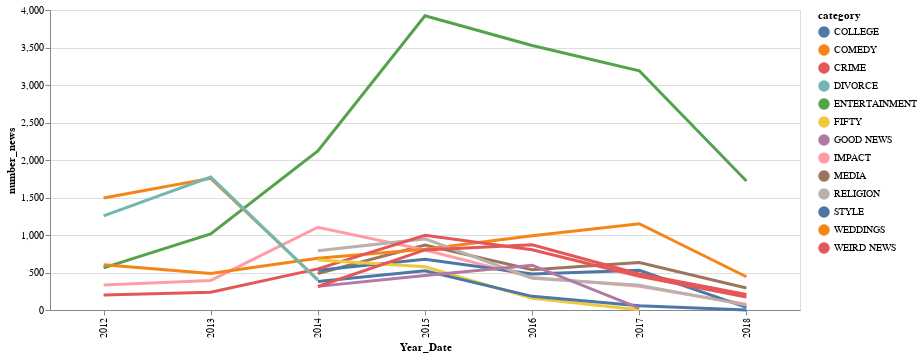

Source (notebook cell):
### Code cell
source = sub_df2.toPandas()

highlight = alt.selection(type='single', on='mouseover',
                          fields=['category'], nearest=True)

base = alt.Chart(source).encode(
    x='Year_Date:N',
    y='number_news:Q',
    color='category:N',
    
)

points = base.mark_circle().encode(
    opacity=alt.value(0)
).add_selection(
    highlight
).properties(
    width=750
)

lines = base.mark_line().encode(
    size=alt.condition(~highlight, alt.value(1), alt.value(3))
)

points + lines

### Figure 1 — Vega-Lite specification as saved in the notebook (floating-point values rounded to 4 significant figures)
{"config": {"view": {"continuousWidth": 400, "continuousHeight": 300}}, "layer": [{"mark": "circle", "encoding": {"color": {"type": "nominal", "field": "category"}, "opacity": {"value": 0}, "x": {"type": "nominal", "field": "Year_Date"}, "y": {"type": "quantitative", "field": "number_news"}}, "selection": {"selector003": {"type": "single", "on": "mouseover", "fields": ["category"], "nearest": true}}, "width": 750}, {"mark": "line", "encoding": {"color": {"type": "nominal", "field": "category"}, "size": {"condition": {"value": 1, "selection": {"not": "selector003"}}, "value": 3}, "x": {"type": "nominal", "field": "Year_Date"}, "y": {"type": "quantitative", "field": "number_news"}}}], "data": {"name": "data-8ab91068fbede67cab64f58e93fbf865"}, "$schema": "https://vega.github.io/schema/vega-lite/v4.8.1.json", "datasets": {"data-8ab91068fbede67cab64f58e93fbf865": [{"Year_Date": 2014, "category": "MEDIA", "number_news": 486}, {"Year_Date": 2013, "category": "IMPACT", "number_news": 394}, {"Year_Date": 2017, "category": "ENTERTAINMENT", "number_news": 3190}, {"Year_Date": 2018, "category": "ENTERTAINMENT", "number_news": 1720}, {"Year_Date": 2015, "category": "STYLE", "number_news": 678}, {"Year_Date": 2017, "category": "COMEDY", "number_news": 1151}, {"Year_Date": 2017, "category": "RELIGION", "number_news": 330}, {"Year_Date": 2016, "category": "RELIGION", "number_news": 424}, {"Year_Date": 2016, "category": "CRIME", "number_news": 802}, {"Year_Date": 2014, "category": "STYLE", "number_news": 531}, {"Year_Date": 2014, "category": "CRIME", "number_news": 548}, {"Year_Date": 2015, "category": "FIFTY", "number_news": 577}, {"Year_Date": 2015, "category": "COLLEGE", "number_news": 524}, {"Year_Date": 2016, "category": "IMPACT", "number_news": 435}, {"Year_Date": 2012, "category": "ENTERTAINMENT", "number_news": 562}, {"Year_Date": 2015, "category": "CRIME", "number_news": 997}, {"Year_Date": 2015, "category": "GOOD NEWS", "number_news": 461}, {"Year_Date": 2013, "category": "ENTERTAINMENT", "number_news": 1015}, {"Year_Date": 2017, "category": "MEDIA", "number_news": 633}, {"Year_Date": 2015, "category": "IMPACT", "number_news": 801}, {"Year_Date": 2012, "category": "COMEDY", "number_news": 604}, {"Year_Date": 2018, "category": "IMPACT", "number_news": 77}, {"Year_Date": 2018, "category": "WEIRD NEWS", "number_news": 206}, {"Year_Date": 2012, "category": "IMPACT", "number_news": 332}, {"Year_Date": 2016, "category": "FIFTY", "number_news": 155}, {"Year_Date": 2013, "category": "WEDDINGS", "number_news": 1755}, {"Year_Date": 2016, "category": "COMEDY", "number_news": 989}, {"Year_Date": 2014, "category": "FIFTY", "number_news": 667}, {"Year_Date": 2014, "category": "COLLEGE", "number_news": 380}, {"Year_Date": 2015, "category": "ENTERTAINMENT", "number_news": 3923}, {"Year_Date": 2012, "category": "CRIME", "number_news": 199}, {"Year_Date": 2015, "category": "COMEDY", "number_news": 811}, {"Year_Date": 2013, "category": "CRIME", "number_news": 236}, {"Year_Date": 2017, "category": "COLLEGE", "number_news": 57}, {"Year_Date": 2014, "category": "RELIGION", "number_news": 789}, {"Year_Date": 2013, "category": "COMEDY", "number_news": 487}, {"Year_Date": 2016, "category": "WEIRD NEWS", "number_news": 870}, {"Year_Date": 2014, "category": "WEDDINGS", "number_news": 403}, {"Year_Date": 2016, "category": "GOOD NEWS", "number_news": 597}, {"Year_Date": 2017, "category": "CRIME", "number_news": 449}, {"Year_Date": 2015, "category": "MEDIA", "number_news": 865}, {"Year_Date": 2017, "category": "FIFTY", "number_news": 2}, {"Year_Date": 2014, "category": "DIVORCE", "number_news": 398}, {"Year_Date": 2014, "category": "ENTERTAINMENT", "number_news": 2122}, {"Year_Date": 2015, "category": "RELIGION", "number_news": 948}, {"Year_Date": 2018, "category": "RELIGION", "number_news": 65}, {"Year_Date": 2018, "category": "COLLEGE", "number_news": 1}, {"Year_Date": 2014, "category": "COMEDY", "number_news": 690}, {"Year_Date": 2012, "category": "WEDDINGS", "number_news": 1493}, {"Year_Date": 2018, "category": "CRIME", "number_news": 174}, {"Year_Date": 2018, "category": "COMEDY", "number_news": 443}, {"Year_Date": 2017, "category": "IMPACT", "number_news": 317}, {"Year_Date": 2014, "category": "IMPACT", "number_news": 1103}, {"Year_Date": 2014, "category": "WEIRD NEWS", "number_news": 313}, {"Year_Date": 2016, "category": "COLLEGE", "number_news": 182}, {"Year_Date": 2018, "category": "STYLE", "number_news": 34}, {"Year_Date": 2017, "category": "WEIRD NEWS", "number_news": 480}, {"Year_Date": 2014, "category": "GOOD NEWS", "number_news": 315}, {"Year_Date": 2017, "category": "STYLE", "number_news": 530}, {"Year_Date": 2016, "category": "MEDIA", "number_news": 538}, {"Year_Date": 2016, "category": "STYLE", "number_news": 481}, {"Year_Date": 2013, "category": "DIVORCE", "number_news": 1772}, {"Year_Date": 2012, "category": "DIVORCE", "number_news": 1256}, {"Year_Date": 2017, "category": "GOOD NEWS", "number_news": 25}, {"Year_Date": 2018, "category": "MEDIA", "number_news": 293}, {"Year_Date": 2015, "category": "WEIRD NEWS", "number_news": 801}, {"Year_Date": 2016, "category": "ENTERTAINMENT", "number_news": 3526}]}}
